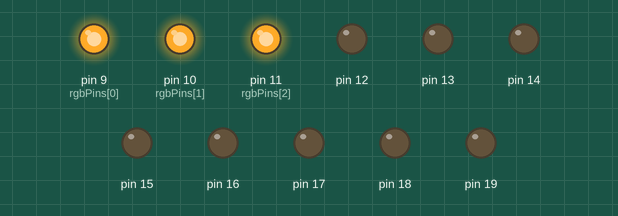
Recording of a sketch running on a simulated Arduino Uno, built with avr-gcc and run on an emulated ATmega328P. Shown: output pins drawn as LEDs (lit = HIGH).

Above: at 0.05 s.
At 1.95 s:
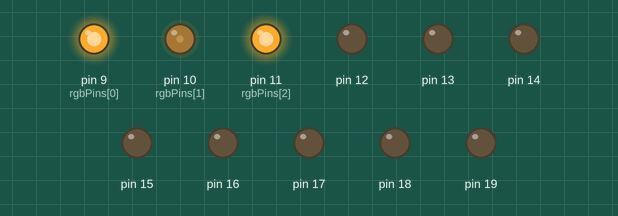
At 3.85 s:
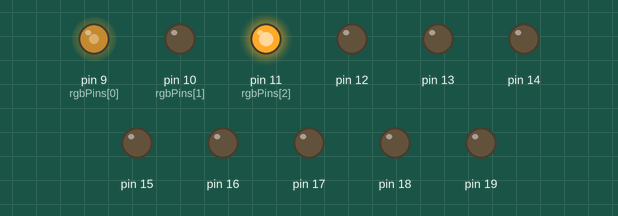
At 7.75 s:
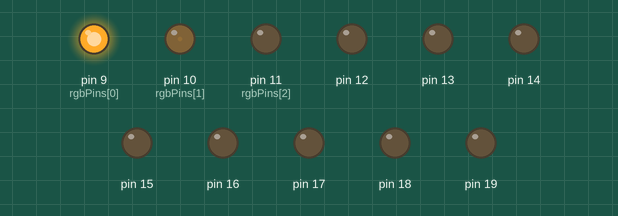
At 11.55 s:
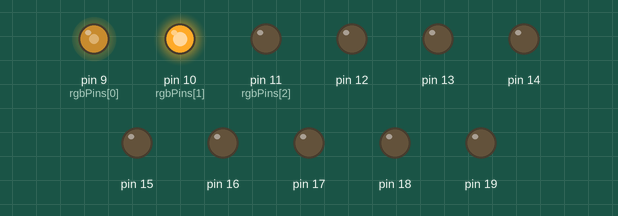
At 15.45 s:
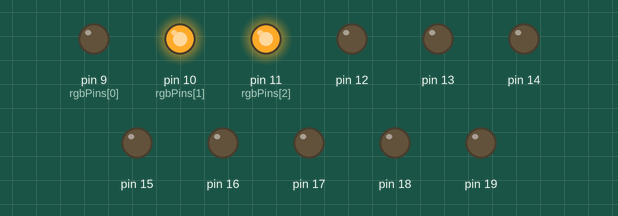
Timing chart, 0 to 20.1 s (numbered marks = the images above):
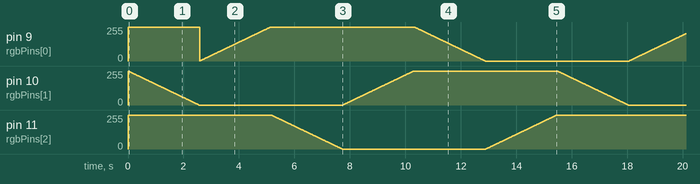

The sketch:

RGB_Controller.ino
```cpp
int color[] = {0, 0, 0};
int rgbPins[] = {9, 10, 11};
const bool reversePolarity = true;
const int delayTime = 10;
static int index[2];


int polarityOffset(int value) {
    return (reversePolarity ? (255 - value) : value);
}


void applyColors() {
    for (int i = 0; i < 3; i++) {
        analogWrite(rgbPins[i], polarityOffset(color[i]));
    }
}


void indexRange(int *index) {
    if (*index > 2) {
        *index = 0;
    }
}


void rotate() {
    for (int i = 0; i < 2; i++) {
        index[i]++;
        indexRange(&index[i]);
    }
}


void cycleUp(int *index) {
    for (int i = 0; i <= 255; i++) {
        color[*index] = i;
        applyColors();
        delay(delayTime);
    }
}


void cycleDown(int *index) {
    for (int i = 255; i >= 0; i--) {
        color[*index] = i;
        applyColors();
        delay(delayTime);
    }
}


void cycleSpectrum() {
    cycleUp(&index[1]);
    delay(delayTime);
    cycleDown(&index[0]);
    delay(delayTime);
    rotate();
}


void setup() {
    for (int pin = rgbPins[0]; pin <= rgbPins[-1]; pin++) {
        pinMode(pin, OUTPUT);
    }
    index[0] = 0;
    index[1] = 1;
}


void loop() {
    cycleSpectrum();
}
```
